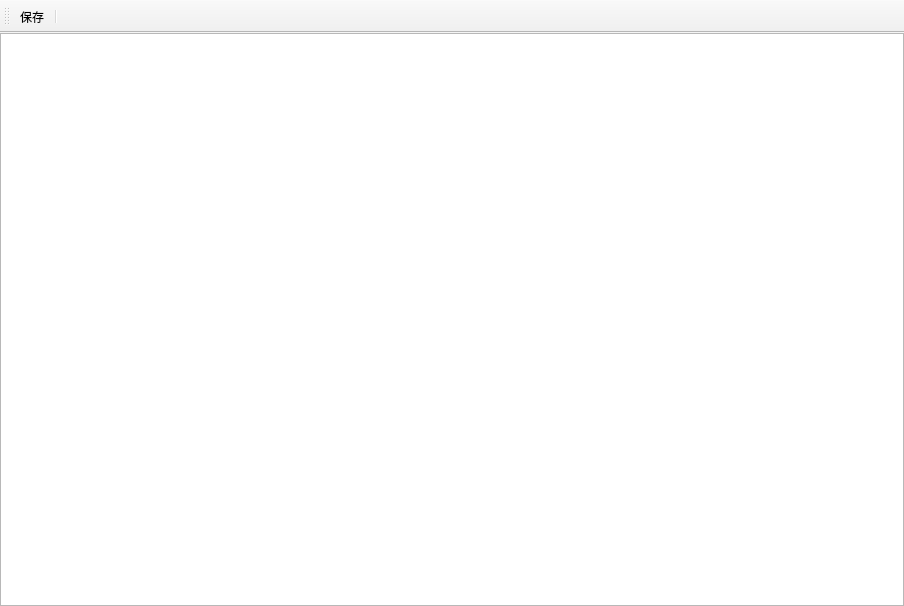
<?xml version="1.0" encoding="UTF-8"?>
<ui version="4.0">
 <class>LuaEditor</class>
 <widget class="QMainWindow" name="LuaEditor">
  <property name="geometry">
   <rect>
    <x>0</x>
    <y>0</y>
    <width>904</width>
    <height>606</height>
   </rect>
  </property>
  <property name="windowTitle">
   <string>texture tool</string>
  </property>
  <property name="documentMode">
   <bool>false</bool>
  </property>
  <widget class="QWidget" name="centralwidget">
   <layout class="QHBoxLayout" name="horizontalLayout">
    <property name="spacing">
     <number>0</number>
    </property>
    <property name="leftMargin">
     <number>0</number>
    </property>
    <property name="topMargin">
     <number>0</number>
    </property>
    <property name="rightMargin">
     <number>0</number>
    </property>
    <property name="bottomMargin">
     <number>0</number>
    </property>
    <item>
     <widget class="QTextEdit" name="m_textEditor"/>
    </item>
   </layout>
  </widget>
  <widget class="QMenuBar" name="menubar">
   <property name="geometry">
    <rect>
     <x>0</x>
     <y>0</y>
     <width>904</width>
     <height>23</height>
    </rect>
   </property>
  </widget>
  <widget class="QToolBar" name="m_tooBar">
   <property name="windowTitle">
    <string>toolBar_2</string>
   </property>
   <property name="iconSize">
    <size>
     <width>15</width>
     <height>15</height>
    </size>
   </property>
   <attribute name="toolBarArea">
    <enum>TopToolBarArea</enum>
   </attribute>
   <attribute name="toolBarBreak">
    <bool>false</bool>
   </attribute>
   <addaction name="m_actionSave"/>
   <addaction name="separator"/>
  </widget>
  <action name="m_actionSave">
   <property name="icon">
    <iconset resource="../../../Resource/App.qrc">
     <normaloff>:/icon/Icon/save.png</normaloff>:/icon/Icon/save.png</iconset>
   </property>
   <property name="text">
    <string>保存</string>
   </property>
   <property name="shortcut">
    <string>Ctrl+S</string>
   </property>
  </action>
 </widget>
 <resources>
  <include location="../../../Resource/App.qrc"/>
 </resources>
 <connections/>
</ui>
